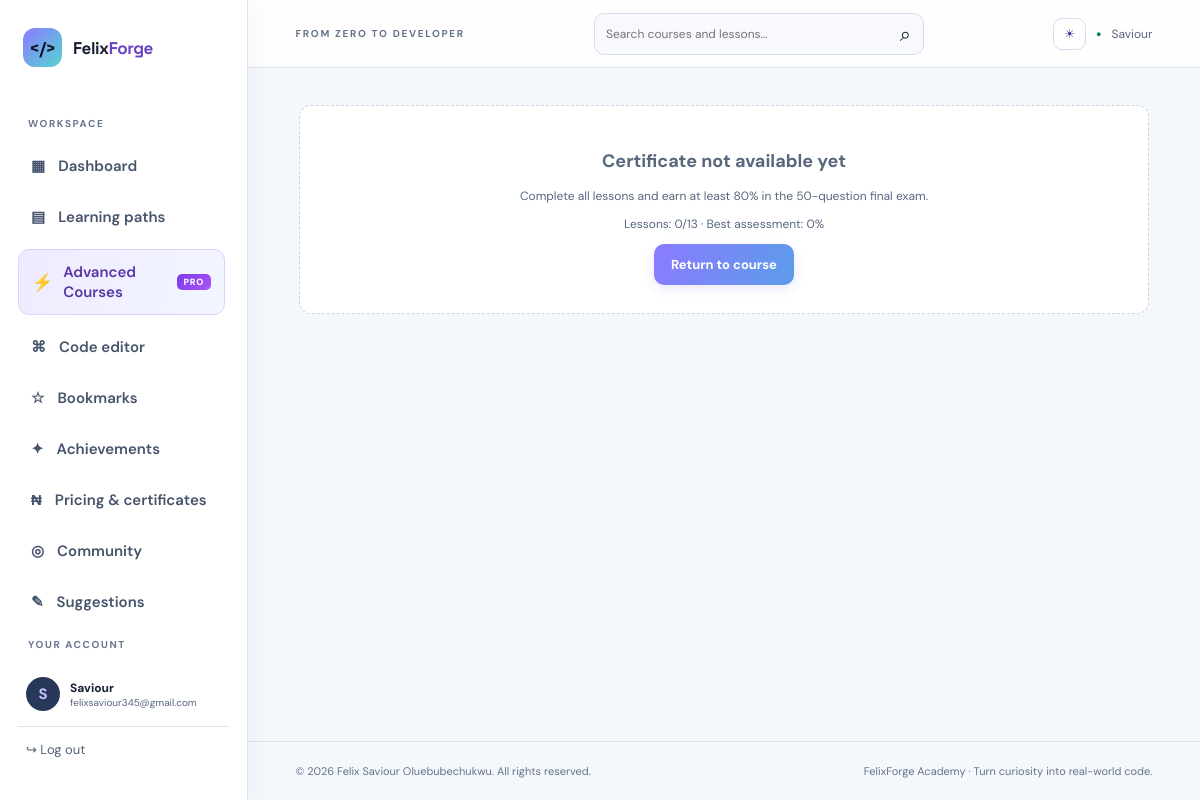
Screenshot of /certificate/python (signed in) with the database file from the repository.
### app.py (models this page shows, shortened)
class User(UserMixin, db.Model):
    id = db.Column(db.Integer, primary_key=True)
    username = db.Column(db.String(32), unique=True, nullable=False)
    email = db.Column(db.String(254), unique=True, nullable=False)
    password_hash = db.Column(db.String(255), nullable=False)
    created_at = db.Column(db.DateTime, default=datetime.utcnow)
    projects = db.relationship('Project', backref='owner', cascade='all, delete-orphan')
    progress = db.relationship('Progress', backref='learner', cascade='all, delete-orphan')
    quiz_results = db.relationship('QuizResult', back_populates='learner', cascade='all, delete-orphan')

### app.py (the view, shortened to what this page needs)
@app.route('/certificate/<slug>', methods=['GET','POST'])
@login_required
def certificate(slug):
    course=Course.query.filter_by(slug=slug).first_or_404(); enforce_course_access(course); total=len(course.lessons); completed=Progress.query.filter_by(user_id=current_user.id).join(Lesson).filter(Lesson.course_id==course.id).count()
    results=QuizResult.query.filter_by(user_id=current_user.id,course_slug=slug).all(); best=max((round(r.score/r.total*100) for r in results if r.total),default=0)
    eligible=total>0 and completed==total and best>=80
    paid=CertificatePayment.query.filter_by(user_id=current_user.id,course_slug=slug,status='paid').first() is not None
    return render_template('certificate.html',course=course,eligible=eligible,completed=completed,total=total,best=best,paid=paid,fee=app.config['CERTIFICATE_FEE_NAIRA'])

### app.py (called while the page is built)
@login_manager.user_loader
def load_user(user_id): return db.session.get(User, int(user_id))

def course_is_premium(course):
    return getattr(course, 'access_level', 'free') == 'premium'

def enforce_course_access(course):
    if course_is_premium(course) and not can_access_advanced_courses():
        abort(403)

@app.before_request
def record_daily_activity():
    if current_user.is_authenticated and request.endpoint not in {'static', 'logout'}:
        today = datetime.utcnow().date()
        activity = UserActivity.query.filter_by(user_id=current_user.id, activity_date=today).first()
        if activity is None:
            db.session.add(UserActivity(user_id=current_user.id, activity_date=today, last_seen_at=datetime.utcnow()))
        try:
            db.session.commit()
        except Exception:
            db.session.rollback()
            app.logger.exception('Could not record learner activity')

### templates/certificate.html (shortened to what this page needs)
{% extends 'base.html' %}{% block content %}<div class="certificate-wrap">{% if eligible and paid %}<div class="certificate"><div class="eyebrow">FELIXFORGE ACADEMY</div><h1>Certificate of Completion</h1><p>This certificate recognises that</p><h2>{{ current_user.username }}</h2><p>has completed the learning path</p><h2>{{ course.title }}</h2><p>with all {{ total }} lessons completed and a best final-exam score of {{ best }}%.</p><div class="certificate-footer">Issued {{ year }} · FelixForge Academy</div><p class="muted-note">Platform-issued certificate of course completion; not an accredited academic qualification.</p></div><button class="button" onclick="window.print()">Print certificate</button>{% else %}<div class="empty-state"><h2>Certificate not available yet</h2><p>Complete all lessons and earn at least 80% in the 50-question final exam.</p><p>Lessons: {{ completed }}/{{ total }} · Best assessment: {{ best }}%</p><a class="button" href="{{ url_for('course_detail',slug=course.slug) }}">Return to course</a></div>{% endif %}</div>{% endblock %}

### templates/base.html (shortened to what this page needs)
<!doctype html>
<html lang="en">
<head>
<link rel="stylesheet" href="{{ url_for('static',filename='style.css') }}">
</head>
<body>
<div class="shell">
<aside class="sidebar">
<a class="brand" href="{{ url_for('home') }}"><span class="brand-mark">&lt;/&gt;</span><span>Felix<span class="brand-muted">Forge</span></span></a>
<div class="side-label">WORKSPACE</div>
<nav>
<a href="{{ url_for('dashboard') }}" class="nav-link {% if request.endpoint=='dashboard' %}active{% endif %}">▦ <span>Dashboard</span></a>
<a href="{{ url_for('courses') }}" class="nav-link ">▤ <span>Learning paths</span></a>
<a href="{{ url_for('advanced_courses') }}" class="nav-link advanced-nav-link {% if advanced_nav_active %}active{% endif %}"><strong class="advanced-icon">⚡</strong><span>Advanced Courses</span><span class="advanced-badge">PRO</span></a>
<a href="{{ url_for('editor') }}" class="nav-link {% if request.endpoint=='editor' %}active{% endif %}">⌘ <span>Code editor</span></a>
<a href="{{ url_for('bookmarks') }}" class="nav-link">☆ <span>Bookmarks</span></a>
<a href="{{ url_for('achievements') }}" class="nav-link">✦ <span>Achievements</span></a>
<a href="{{ url_for('monetization_plan') }}" class="nav-link {% if request.endpoint=='monetization_plan' %}active{% endif %}">₦ <span>Pricing & certificates</span></a>
<a href="{{ url_for('community') }}" class="nav-link">◎ <span>Community</span></a>
<a href="{{ url_for('suggestions') }}" class="nav-link {% if request.endpoint=='suggestions' %}active{% endif %}">✎ <span>Suggestions</span></a>
<a href="{{ url_for('portfolio') }}" class="nav-link">▣ <span>Portfolio</span></a>
</nav>
<div class="side-bottom"><div class="side-label">YOUR ACCOUNT</div>
<div class="user-mini"><div class="avatar">{{ (current_user.username[0] if current_user.is_authenticated else 'F')|upper }}</div><div><b>{{ current_user.username if current_user.is_authenticated else 'Guest learner' }}</b><small>{{ current_user.email if current_user.is_authenticated else 'Start learning today' }}</small></div></div>
{% if current_user.is_authenticated %}<form method="post" action="{{ url_for('logout') }}"><input type="hidden" name="csrf_token" value="{{ csrf_token() }}"><button class="logout-link">↪ Log out</button></form>{% else %}<a class="logout-link" href="{{ url_for('login') }}">↪ Log in</a>{% endif %}
</div>
</aside>
<main class="main">
<header class="topbar"><div class="mobile-brand">&lt;/&gt; FelixForge Academy</div><div class="crumb">FROM ZERO TO DEVELOPER</div>
<form class="global-search" action="{{ url_for('search') }}" method="get"><input name="q" type="search" placeholder="Search courses and lessons…" aria-label="Search courses and lessons"><button aria-label="Search">⌕</button></form>
<div class="top-actions"><button type="button" class="theme-toggle" id="themeToggle" aria-label="Toggle colour theme" aria-pressed="false">◐</button>
{% if current_user.is_authenticated %}<span class="online-dot">●</span><span class="top-user"><a href="{{ url_for('profile') }}">{{ current_user.username }}</a></span>{% else %}<a class="button button-small" href="{{ url_for('login') }}">Log in</a>{% endif %}</div>
</header>
<section class="page">{% block content %}{% endblock %}</section>
<footer>© {{ year }} Felix Saviour Oluebubechukwu. All rights reserved. <span>FelixForge Academy · Turn curiosity into real-world code.</span></footer>
</main></div>
</body></html>

### rows the page displays
User: username "S", username "Saviour", email "felixsaviour345@gmail.com"

### other values shown
{{ completed }} "0"
{{ total }} "13"
{{ best }} "0"
